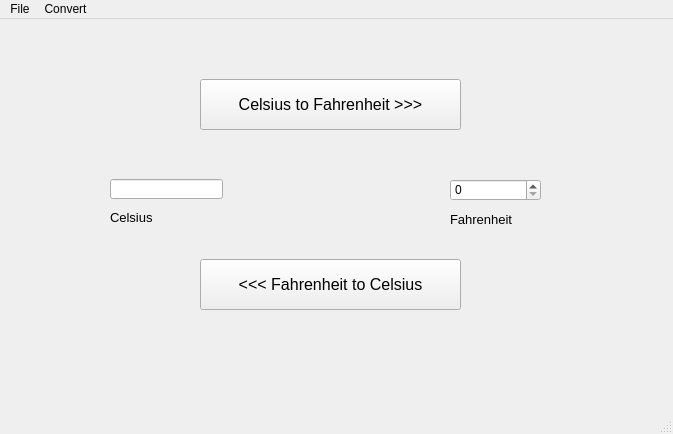
<?xml version="1.0" encoding="UTF-8"?>
<ui version="4.0">
 <class>MainWindow</class>
 <widget class="QMainWindow" name="MainWindow">
  <property name="geometry">
   <rect>
    <x>0</x>
    <y>0</y>
    <width>673</width>
    <height>434</height>
   </rect>
  </property>
  <property name="windowTitle">
   <string>MainWindow</string>
  </property>
  <widget class="QWidget" name="centralwidget">
   <widget class="QLineEdit" name="editCel">
    <property name="geometry">
     <rect>
      <x>110</x>
      <y>160</y>
      <width>113</width>
      <height>20</height>
     </rect>
    </property>
   </widget>
   <widget class="QSpinBox" name="spinFahr">
    <property name="geometry">
     <rect>
      <x>450</x>
      <y>160</y>
      <width>91</width>
      <height>22</height>
     </rect>
    </property>
   </widget>
   <widget class="QPushButton" name="btn_FtoC">
    <property name="geometry">
     <rect>
      <x>200</x>
      <y>240</y>
      <width>261</width>
      <height>51</height>
     </rect>
    </property>
    <property name="font">
     <font>
      <pointsize>12</pointsize>
     </font>
    </property>
    <property name="text">
     <string>&lt;&lt;&lt; Fahrenheit to Celsius</string>
    </property>
   </widget>
   <widget class="QPushButton" name="btn_CtoF">
    <property name="geometry">
     <rect>
      <x>200</x>
      <y>60</y>
      <width>261</width>
      <height>51</height>
     </rect>
    </property>
    <property name="font">
     <font>
      <pointsize>12</pointsize>
     </font>
    </property>
    <property name="text">
     <string>Celsius to Fahrenheit &gt;&gt;&gt;</string>
    </property>
   </widget>
   <widget class="QLabel" name="label">
    <property name="geometry">
     <rect>
      <x>110</x>
      <y>190</y>
      <width>61</width>
      <height>16</height>
     </rect>
    </property>
    <property name="font">
     <font>
      <pointsize>10</pointsize>
     </font>
    </property>
    <property name="text">
     <string>Celsius</string>
    </property>
   </widget>
   <widget class="QLabel" name="label_2">
    <property name="geometry">
     <rect>
      <x>450</x>
      <y>190</y>
      <width>111</width>
      <height>21</height>
     </rect>
    </property>
    <property name="font">
     <font>
      <pointsize>10</pointsize>
     </font>
    </property>
    <property name="text">
     <string>Fahrenheit</string>
    </property>
   </widget>
  </widget>
  <widget class="QMenuBar" name="menubar">
   <property name="geometry">
    <rect>
     <x>0</x>
     <y>0</y>
     <width>673</width>
     <height>23</height>
    </rect>
   </property>
   <widget class="QMenu" name="menuFile">
    <property name="title">
     <string>File</string>
    </property>
    <addaction name="actionExit_2"/>
   </widget>
   <widget class="QMenu" name="menuConvert">
    <property name="title">
     <string>Convert</string>
    </property>
    <addaction name="actionC_to_F"/>
    <addaction name="actionF_to_C"/>
   </widget>
   <addaction name="menuFile"/>
   <addaction name="menuConvert"/>
  </widget>
  <widget class="QStatusBar" name="statusbar"/>
  <action name="actionExit">
   <property name="text">
    <string>E&amp;xit</string>
   </property>
  </action>
  <action name="action_CtoF">
   <property name="text">
    <string>&amp;C to F</string>
   </property>
  </action>
  <action name="action_FtoC">
   <property name="text">
    <string>&amp;F to C</string>
   </property>
  </action>
  <action name="actionExit_2">
   <property name="text">
    <string>Exit</string>
   </property>
  </action>
  <action name="actionC_to_F">
   <property name="text">
    <string>C to F</string>
   </property>
  </action>
  <action name="actionF_to_C">
   <property name="text">
    <string>F to C</string>
   </property>
  </action>
 </widget>
 <resources/>
 <connections/>
</ui>
